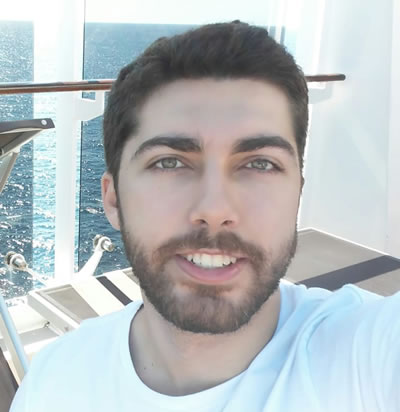
#> input picture Q17/luise.jpg, 400 x 412 px
$ jupyter execute Q17.ipynb
#> lines starting #> are read from the running program, lines starting #| are printed output that depends on the picture
[cell 1]
import cv2
import numpy as np
import matplotlib.pyplot as plt

# Read a rgb image
image = cv2.imread('luise.jpg')
#> image is the input picture: shape (412, 400, 3); mean B, G, R 191.1, 188.9, 182.9

# Transform to grayscale
grayscale_image = cv2.cvtColor(image, cv2.COLOR_BGR2GRAY)
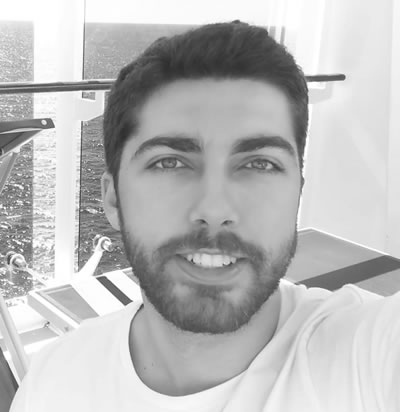
#> grayscale_image: shape (412, 400); min 44, max 255, mean 187.3

# Create one vector to contain the original histogram and other to contain the equalized histogram
original_hist = np.zeros([256], np.uint8)
equalized_hist = np.zeros([256], np.uint8)

# Calculating the initial histogram
# rows, cols = grayscale_image.shape[:2]

# Get grayscale_image matrix and convert to one line vector
img_flat = grayscale_image.flatten()

# Number of pixels with intensity "pixel"
for pixel in img_flat:
    original_hist[pixel] += 1
#> this loop made 164800 passes
#> pixel on passes 1 to 3: 255, 255, 255
#> after the loop, original_hist = 256 values, max 255 at index 219, min 0 at index 0, mean 105.8


# Calculates the cumulative distribution function of the histogram
cdf = [sum(original_hist[:i + 1]) for i in range(len(original_hist))]
#> cdf = 256 values from 0 to 27072
cdf = np.array(cdf)

# Normalize the cdf to be between 0-255
normal_cdf = ((cdf - cdf.min())*255)/(cdf.max() - cdf.min())
#> normal_cdf = 256 values from 0 to 255
normal_cdf = normal_cdf.astype('uint8')


equalized_image = normal_cdf[img_flat]

equalized_image = np.reshape(equalized_image, grayscale_image.shape)
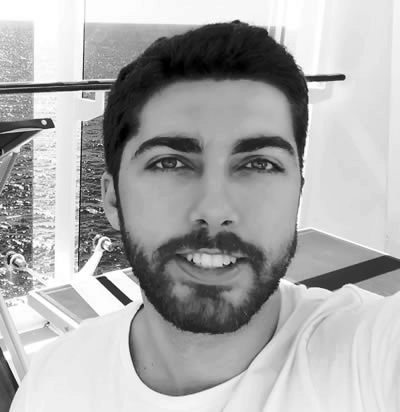
#> equalized_image: shape (412, 400); min 0, max 255, mean 171.8

f, axs = plt.subplots(2,2,figsize=(15,15))
plt.figure(1)
plt.subplot(221)
plt.imshow(grayscale_image, cmap='gray')
plt.subplot(222)
plt.hist(grayscale_image.ravel(), 256, [0, 256])
plt.subplot(223)
plt.imshow(equalized_image, cmap='gray')
plt.subplot(224)
plt.hist(equalized_image.ravel(), 256, [0, 256])
plt.show()
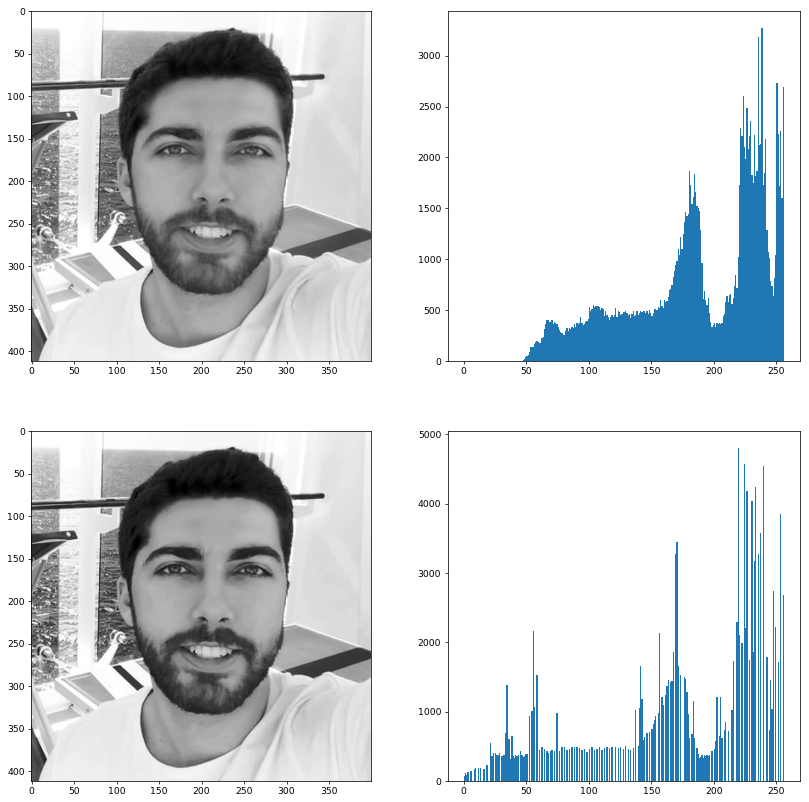
#> figure drawn by matplotlib, 4 panels; panel 2: tallest bar 3275 high, from x = 238 to 239; panel 4: tallest bar 4810 high, from x = 219 to 220
